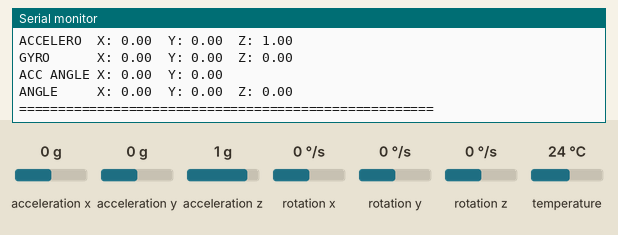
This sketch was run on a simulated ESP8266 (NodeMCU). Shown: the last lines printed to the serial monitor. Inputs (shaded band) come from the test bench; at power-on: acceleration x 0 g, acceleration y 0 g, acceleration z 1 g, rotation x 0 °/s, rotation y 0 °/s, rotation z 0 °/s, temperature 24 °C.

Above: at 3.2 s.
3.3 s: acceleration x set to -1.4 g
At 4.6 s:
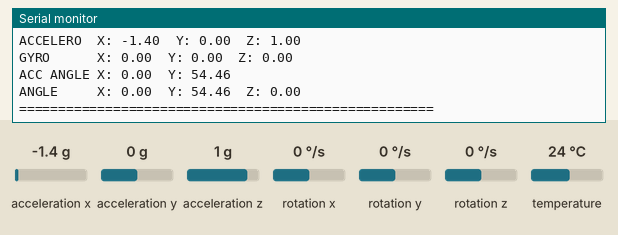
4.8 s: acceleration y set to -1.4 g
At 5.9 s:
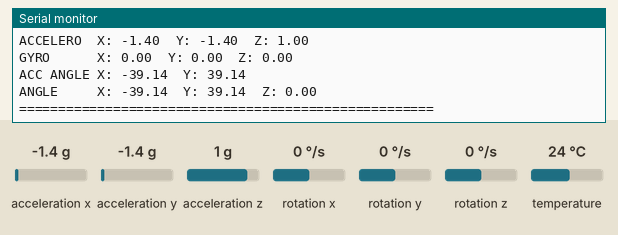
6.3 s: acceleration z set to -1.4 g
At 7.4 s:
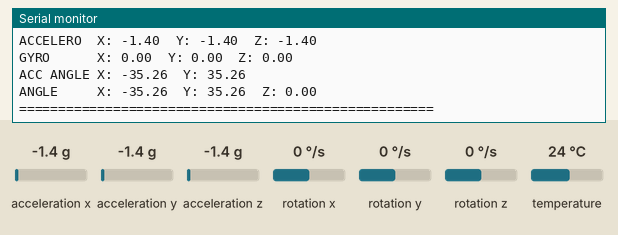
7.8 s: rotation x set to -192 °/s
9.3 s: rotation y set to -192 °/s
Timing chart, 0 to 11.8 s (numbered marks = the images above; inputs shaded):
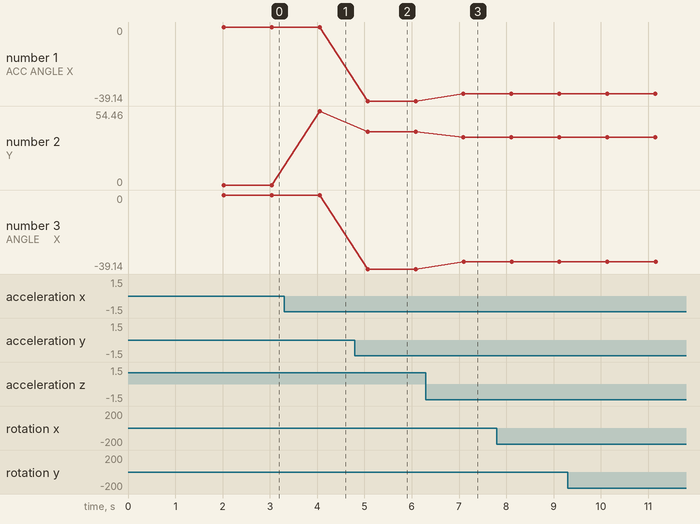

The sketch:

testAkcelerometr.ino
```cpp
// Basic demo for accelerometer readings from Adafruit MPU6050

//TO
// ESP32 Guide: https://RandomNerdTutorials.com/esp32-mpu-6050-accelerometer-gyroscope-arduino/
// ESP8266 Guide: https://RandomNerdTutorials.com/esp8266-nodemcu-mpu-6050-accelerometer-gyroscope-arduino/
// Arduino Guide: https://RandomNerdTutorials.com/arduino-mpu-6050-accelerometer-gyroscope/

//poziomica
//https://www.youtube.com/watch?v=232jer4HIZc
//https://github.com/DesignBuildDestroy/digital_spirit_level/blob/main/Digital_Level_v1.ino
//https://github.com/jrowberg/i2cdevlib/tree/master/Arduino/MPU6050
//0x68
//0x72
//if (!mpu.begin(YOUR_I2C_ADDRESS)) {}
/* Get all possible data from MPU6050
 * Accelerometer values are given as multiple of the gravity [1g = 9.81 m/s²]
 * Gyro values are given in deg/s
 * Angles are given in degrees
 * Note that X and Y are tilt angles and not pitch/roll.
 *
 * License: MIT
 */
#include "Wire.h"
#include <MPU6050_light.h>

MPU6050 mpu(Wire);

long timer = 0;

void kalibracjaUstawienia() {
    Serial.printf("AKCE. OFSETY : x:%.2f , y:%.2f , z:%.2F \n", mpu.getAccXoffset(), mpu.getAccYoffset(), mpu.getAccZoffset());
    Serial.printf("ZYRO. OFSETY : x:%.2f , y:%.2f , z:%.2F \n", mpu.getGyroXoffset(), mpu.getGyroYoffset(), mpu.getGyroZoffset());
    Serial.printf("AKCELEROMETR FILTR : %f \n", mpu.getFilterAccCoef());
    Serial.printf("ZYROSKOP FILTR : %f \n", mpu.getFilterGyroCoef());
};

void setup() {
    Serial.begin(115200);
    Wire.begin(); //Pamietac!! do glownego

    byte status = mpu.begin();
    Serial.print(F("MPU6050 status: "));
    Serial.println(status);
    while (status != 0) {} // stop everything if could not connect to MPU6050

    Serial.println(F("Przed kalibracja : "));
    kalibracjaUstawienia();
    delay(1000);
    mpu.calcOffsets(true, true); // gyro and accelero
    Serial.println("\n\n");
    kalibracjaUstawienia();

}

void loop() {
    mpu.update();

    if (millis() - timer > 1000) { // print data every second
        Serial.print(F("TEMPERATURE: ")); Serial.println(mpu.getTemp());
        Serial.print(F("ACCELERO  X: ")); Serial.print(mpu.getAccX());
        Serial.print("\tY: "); Serial.print(mpu.getAccY());
        Serial.print("\tZ: "); Serial.println(mpu.getAccZ());

        Serial.print(F("GYRO      X: ")); Serial.print(mpu.getGyroX());
        Serial.print("\tY: "); Serial.print(mpu.getGyroY());
        Serial.print("\tZ: "); Serial.println(mpu.getGyroZ());

        Serial.print(F("ACC ANGLE X: ")); Serial.print(mpu.getAccAngleX());
        Serial.print("\tY: "); Serial.println(mpu.getAccAngleY());

        Serial.print(F("ANGLE     X: ")); Serial.print(mpu.getAngleX());
        Serial.print("\tY: "); Serial.print(mpu.getAngleY());
        Serial.print("\tZ: "); Serial.println(mpu.getAngleZ());
        Serial.println(F("=====================================================\n"));
        timer = millis();
    }

}
```

Measured:
- after the input at 3.3 s, the serial monitor: prints a new line after 0.75 s (image 1)
- after the input at 4.8 s, the serial monitor: prints a new line after 0.26 s (image 2)
- after the input at 6.3 s, the serial monitor: prints a new line after 0.79 s (image 3)
- plotted number 1: 0 → -39.14 after the input at 4.8 s, -39.14 → -35.26 after the input at 6.3 s
- plotted number 2: 0 → 54.46 after the input at 3.3 s, 54.46 → 39.14 after the input at 4.8 s, 39.14 → 35.26 after the input at 6.3 s
- plotted number 3: 0 → -39.14 after the input at 4.8 s, -39.14 → -35.26 after the input at 6.3 s
